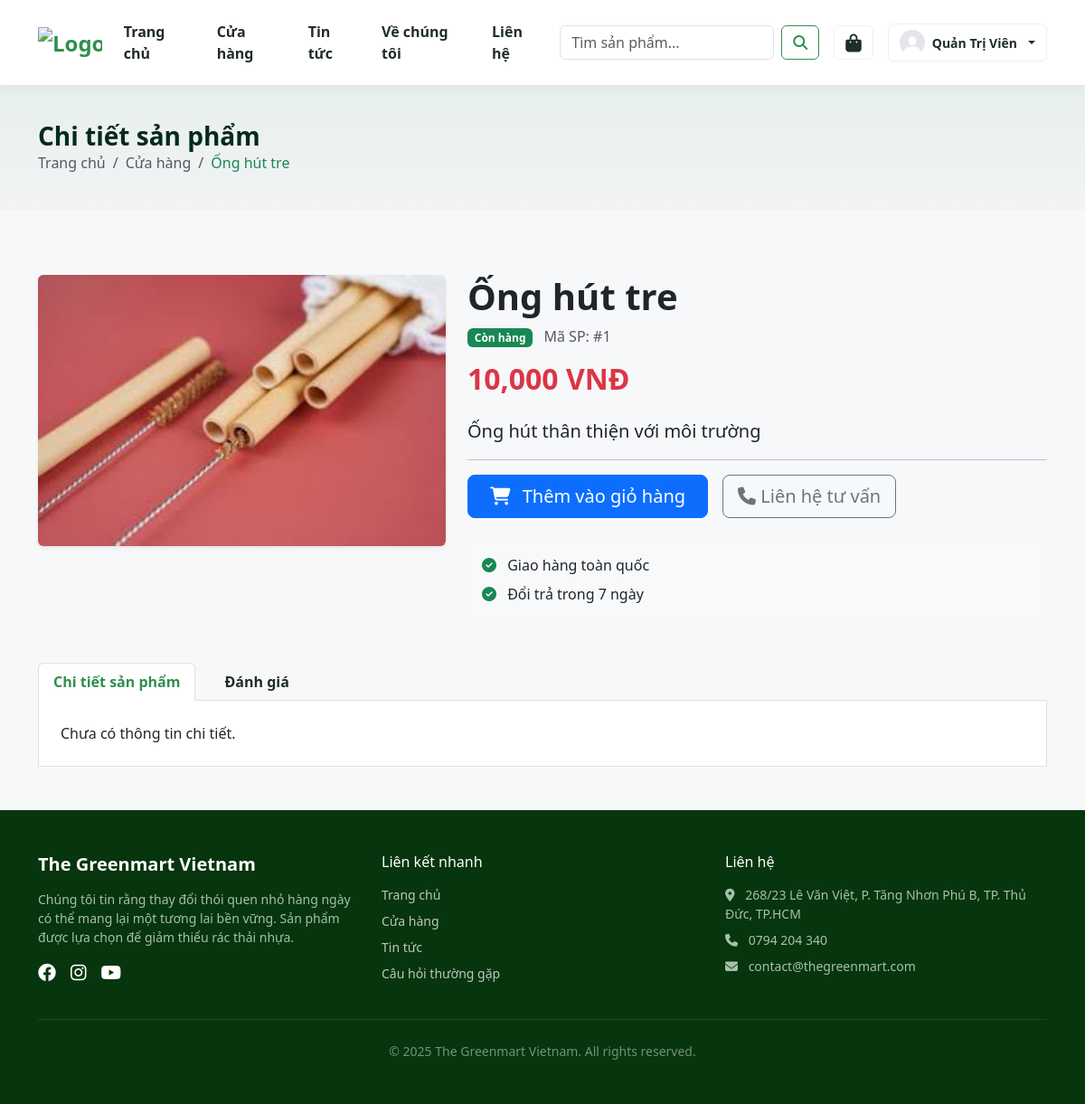
The page /index.php?controller=product&action=detail&id=1 (signed in) on the database its author committed.
### tables this page shows
CREATE TABLE IF NOT EXISTS `products` (
  `id` int(11) NOT NULL AUTO_INCREMENT,
  `name` varchar(255) NOT NULL,
  `price` int(11) NOT NULL DEFAULT 0,
  `description` text DEFAULT NULL,
  `content` longtext DEFAULT NULL,
  `image` varchar(255) DEFAULT NULL,
  `created_at` timestamp DEFAULT current_timestamp(),
  PRIMARY KEY (`id`)
);

### models/BaseModel.php (called while the page is built, shortened)
<?php
class BaseModel {
    protected $conn;
    public function __construct() {
        $database = new Database();
        $this->conn = $database->getConnection();
    }
    public function find($table, $id) {
        $sql = "SELECT * FROM $table WHERE id = :id LIMIT 1";
        $stmt = $this->conn->prepare($sql);
        $stmt->execute(['id' => $id]);
        return $stmt->fetch(PDO::FETCH_ASSOC);
    }
}
?>

### config/database.php (called while the page is built, shortened)
<?php
class Database {
    private $host = "localhost";
    private $db_name = "database";
    private $username = "root";
    private $password = "";
    public function getConnection() {
        $this->conn = null;
        try {
            $this->conn = new PDO("mysql:host=" . $this->host . ";dbname=" . $this->db_name . ";charset=utf8", $this->username, $this->password);
            $this->conn->setAttribute(PDO::ATTR_ERRMODE, PDO::ERRMODE_EXCEPTION);
        } catch(PDOException $exception) {
            echo "Lỗi kết nối: " . $exception->getMessage();
        }
        return $this->conn;
    }
}
?>

### models/ProductModel.php (called while the page is built, shortened)
<?php
require_once 'BaseModel.php';
class ProductModel extends BaseModel {
    private $table = 'products';
    public function getProductById($id) {
        return $this->find($this->table, $id);
    }
}
?>

### views/client/products/detail.php (the view, shortened to what this page needs)
<?php include './views/layouts/header_client.php'; ?>
<section class="page-header-block mb-4">
    <div class="container">
        <h1 class="fw-bold h3 mb-0" style="color: #042a1b;">Chi tiết sản phẩm</h1>
        <nav aria-label="breadcrumb">
            <ol class="breadcrumb mb-0 small">
                <li class="breadcrumb-item"><a href="index.php" class="text-decoration-none text-muted">Trang chủ</a></li>
                <li class="breadcrumb-item"><a href="index.php?controller=product" class="text-decoration-none text-muted">Cửa hàng</a></li>
                <li class="breadcrumb-item active text-success" aria-current="page"><?php echo $product['name']; ?></li>
            </ol>
        </nav>
    </div>
</section>
<div class="container py-5">
    <div class="row">
        <div class="col-md-5 mb-4">
            <div class="card border-0 shadow-sm">
                <img src="./assets/uploads/<?php echo $product['image'] ? $product['image'] : 'default.jpg'; ?>"
                     class="img-fluid rounded"
                     alt="<?php echo $product['name']; ?>">
            </div>
        </div>
        <div class="col-md-7">
            <h1 class="fw-bold"><?php echo $product['name']; ?></h1>
            <div class="mb-3">
                <span class="badge bg-success">Còn hàng</span>
                <span class="text-muted ms-2">Mã SP: #<?php echo $product['id']; ?></span>
            </div>
            <h2 class="text-danger fw-bold mb-4"><?php echo number_format($product['price']); ?> VNĐ</h2>
            <p class="lead"><?php echo $product['description']; ?></p>
            <hr>
            <div class="d-flex align-items-center gap-3 mb-4">
                <a href="index.php?controller=cart&action=add&id=<?php echo $product['id']; ?>" class="btn btn-primary btn-lg px-4">
                    <i class="fas fa-shopping-cart me-2"></i> Thêm vào giỏ hàng
                </a>
                <a href="index.php?controller=contact" class="btn btn-outline-secondary btn-lg">
                   <i class="fas fa-phone"></i> Liên hệ tư vấn
                </a>
            </div>
            <div class="card bg-light border-0">
                <div class="card-body">
                    <ul class="list-unstyled mb-0">
                        <li class="mb-2"><i class="fas fa-check-circle text-success me-2"></i> Giao hàng toàn quốc</li>
                        <li><i class="fas fa-check-circle text-success me-2"></i> Đổi trả trong 7 ngày</li>
                    </ul>
                </div>
            </div>
        </div>
    </div>
    <div class="row mt-5">
        <div class="col-12">
            <ul class="nav nav-tabs" id="myTab">
                <li class="nav-item">
                    <button class="nav-link active" data-bs-toggle="tab" data-bs-target="#desc">Chi tiết sản phẩm</button>
                </li>
                <li class="nav-item">
                    <button class="nav-link" data-bs-toggle="tab" data-bs-target="#review">Đánh giá</button>
                </li>
            </ul>
            <div class="tab-content p-4 border border-top-0 bg-white">
                <div class="tab-pane fade show active" id="desc">
                    <?php echo nl2br($product['content']) ? nl2br($product['content']) : 'Chưa có thông tin chi tiết.'; ?>
                </div>
            </div>
        </div>
    </div>
</div>
<?php include './views/layouts/footer_client.php'; ?>

### views/layouts/header_client.php (style rules this page uses)
:root { --green: #2f8f4e; --dark-green: #07350dff; }
body { background-color: #f7f8fa; }
.nav-link { color: #1f2d27 !important; font-weight: 600; margin-right: 15px; position: relative; transition: color 0.3s; }
.nav-link:hover, .nav-link.active { color: var(--green) !important; }
.nav-link::after { content: ""; height: 2px; background: var(--green); position: absolute; left: 0; right: 0; bottom: 0px; transform: scaleX(0); transform-origin: left center; transition: transform 0.25s ease; }
.page-header-block { background: linear-gradient(180deg, rgba(47, 143, 78, 0.08), rgba(0, 0, 0, 0.02)); padding: 40px 0; margin-bottom: 40px; }

### rows shown on the page
products: name "Ống hút tre", image (picture), id "1", price "10,000", description "Ống hút thân thiện với môi trường"

### other values the page prints
$_SESSION['user']['name'] "Quản Trị Viên"
$settings['site_name'] "The Greenmart Vietnam"
$settings['contact_address'] "268/23 Lê Văn Việt, P. Tăng Nhơn Phú B, TP. Thủ Đức, TP.HCM"
$settings['contact_phone'] "0794 204 340"
$settings['contact_email'] "contact@thegreenmart.com"
